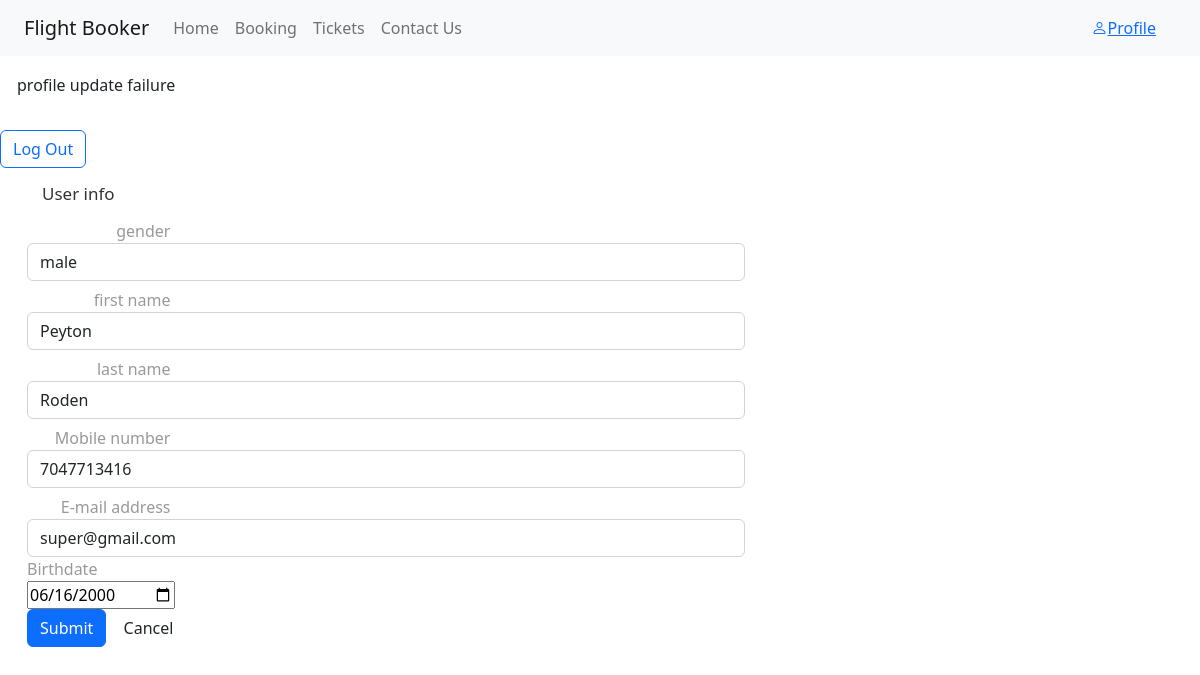
The app's page /accounts/profile_page/submit (signed in) with its own data.
### accounts/models.py (models this page shows, shortened)
class CustomUser(AbstractUser):
    username = None
    first_name = models.CharField(max_length=2000,null=True,blank=True)
    last_name = models.CharField(max_length=2000,null=True,blank=True)
    gender = models.CharField(max_length=2000,null=True,blank=True)
    phone_number = models.CharField(max_length=2000,null=True,blank=True)
    dob = models.DateField(null=True, blank = True)
    email = models.EmailField(_("email address"), unique=True)
    is_active = models.BooleanField(default=True)
    date_joined = models.DateTimeField(default=timezone.now)
    USERNAME_FIELD = "email"
    REQUIRED_FIELDS = []
    objects = CustomUserManager()

### accounts/views.py (the view)
# urls.py: path('profile_page/submit', submit, name ="submit_profile_form")
def submit(request):
    if(request.POST):
        current_user = request.user
        profile_data = request.POST.dict()
        gender = profile_data.get("gender")
        first_name = profile_data.get("first_name")
        last_name = profile_data.get("last_name")
        phone_number = profile_data.get("phone_number")
        email = profile_data.get("email")
        dob = profile_data.get("birthdate")
        print(dob)
        print(gender, first_name, last_name, phone_number, email)
        current_user.gender = gender
        current_user.first_name = first_name
        current_user.last_name = last_name
        current_user.phone_number = phone_number
        current_user.email = email
        current_user.dob = dob
        current_user.save()
        messages.success(request, 'profile update success')
        return render(request, "registration/profile_page.html", {})
    else:
        messages.error(request, 'profile update failure')
        return render(request, "registration/profile_page.html", {})

### templates/registration/profile_page.html (shortened to what this page needs)
{% extends "base.html" %}
{% block content %}
{% if user.is_authenticated %}
{% if messages %}
<div class="messages">
{% for message in messages %}
  <div class="alert {% if message.tags %}alert-{{ message.tags }}"{% endif %}>
    {{ message }}
  </div>
{% endfor %}
</div>
{% endif %}
<p class="lead"><a href="{% url 'logout' %}" class="btn btn-default btn-outline-primary">Log Out</a></p>
<div class="container bootstrap snippets bootdeys">
<div class="row">
  <div class="col-xs-12 col-sm-9">
    <form class="form-horizontal" name="enq" method="post" action="submit" onsubmit="return validation();">
      <div class="panel panel-default">
        <div class="panel-heading">
        <h4 class="panel-title">User info</h4>
        </div>
        <div class="panel-body">
          <div class="form-group">
            <label class="col-sm-2 control-label">gender</label>
            {% if user.gender != "male" and user.gender != "female" %}
            <div class="col-sm-10">
                <select class="form-control" name = "gender">
                  <option selected="">Select gender</option>
                  <option value = "male">male</option>
                  <option value = "female">female</option>
                  <option value = "female">other</option>
                </select>
              </div>
            {% else %}
            <div class="col-sm-10">
                <select class="form-control" name = "gender">
                  <option value = "male" selected>male</option>
                </select>
              </div>
            {% endif %}
          </div>
          <div class="form-group">
            <label class="col-sm-2 control-label">first name</label>
            <div class="col-sm-10">
              <input type="text" class="form-control" name = "first_name" value =  '{{ user.first_name }}'>
            </div>
          </div>
          <div class="form-group">
            <label class="col-sm-2 control-label">last name</label>
            <div class="col-sm-10">
              <input type="text" class="form-control" name = "last_name" value =  '{{ user.last_name }}'>
            </div>
          </div>
        <div class="panel-body">
          <div class="form-group">
            <label class="col-sm-2 control-label">Mobile number</label>
            <div class="col-sm-10">
              <input type="tel" class="form-control" name = "phone_number" value =  '{{ user.phone_number }}'>
            </div>
          </div>
          <div class="form-group">
            <label class="col-sm-2 control-label">E-mail address</label>
            <div class="col-sm-10">
              <input type="email" class="form-control" name = "email" value =  '{{ user.email }}'  >
            </div>
          </div>
          <div class="form-group">
            <label for="birthdate">Birthdate</label>
            <div class="col-sm-10">
                <input type="date" id="birthdate" name="birthdate" value='{{ user.dob|slugify }}'>
            </div>
          </div>
        </div>
      </div>
          <div class="form-group">
            <div class="col-sm-10 col-sm-offset-2">
              <button type="submit" class="btn btn-primary">Submit</button>
              <button type="reset" class="btn btn-default">Cancel</button>
            </div>
          </div>
        </div>
      </div>
  </div>
</div>
{% else %}
  <p>You are not logged in</p>
  <a href="{% url 'login' %}">Log In</a>
{% endif %}
{% endblock %}

### templates/registration/profile_page.html (style rules this page uses)
.panel { box-shadow: none; }
.panel-heading { border-bottom: 0; }
.panel-title { font-size: 17px; }
.panel-body *:first-child { margin-top: 0; }
.panel-default > .panel-heading { color: #333333; background-color: transparent; border-color: rgba(0, 0, 0, 0.07); }
form label { color: #999999; font-weight: 400; }
.form-horizontal .form-group { margin-left: -15px; margin-right: -15px; }
@media (min-width: 768px) { .form-horizontal .control-label { text-align: right; margin-bottom: 0; padding-top: 7px; } }

### records on screen
CustomUser: first_name "Peyton", last_name "Roden", phone_number "7047713416", email "super@gmail.com", birthdate "06/16/2000"

### other values on screen
{{ message }} "profile update failure"
